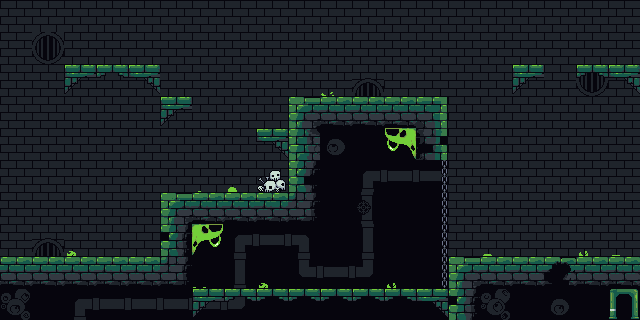

This is a level from a 2D game, rendered from its Tiled map with the project's own tilesets. A one-line summary and the complete map file follow:
An orthogonal 20x10 tile map with 32x32 px tiles, 4 tile layers (background, decorations, background2, platforms), 1 hidden layer not drawn, 8 tilesets and 6 objects (v1, v2, g1, g2, g3, ...).

<map version="1.9" tiledversion="1.9.2" orientation="orthogonal" renderorder="right-down" width="20" height="10" tilewidth="32" tileheight="32" infinite="0" nextlayerid="8" nextobjectid="9">
 <editorsettings>
  <export target="../../lab2.js" format="js" />
 </editorsettings>
 <tileset firstgid="1" name="owlet" tilewidth="32" tileheight="32" tilecount="32" columns="8">
  <image source="../resources/animated/owlet.png" trans="000000" width="256" height="128" />
 </tileset>
 <tileset firstgid="33" name="CastleTiles" tilewidth="32" tileheight="32" tilecount="56" columns="8">
  <image source="../resources/tilesets/CastleTiles.png" trans="000000" width="256" height="224" />
 </tileset>
 <tileset firstgid="89" name="SewerTiles" tilewidth="32" tileheight="32" tilecount="56" columns="8">
  <image source="../resources/tilesets/SewerTiles.png" trans="000000" width="256" height="224" />
 </tileset>
 <tileset firstgid="145" name="vial_key" tilewidth="32" tileheight="32" tilecount="2" columns="2" objectalignment="topleft">
  <image source="../resources/tilesets/vial_key.png" trans="000000" width="64" height="32" />
 </tileset>
 <tileset firstgid="147" name="InfernoTiles" tilewidth="32" tileheight="32" tilecount="56" columns="8">
  <image source="../resources/tilesets/InfernoTiles.png" trans="000000" width="256" height="224" />
 </tileset>
 <tileset firstgid="203" name="lab-tileset" tilewidth="32" tileheight="32" tilecount="81" columns="9">
  <image source="../resources/tilesets/lab-tileset.png" trans="000000" width="300" height="300" />
 </tileset>
 <tileset firstgid="284" name="gljive" tilewidth="32" tileheight="32" tilecount="24" columns="8" objectalignment="topleft">
  <image source="../resources/tilesets/items/gljive.png" trans="000000" width="256" height="96" />
 </tileset>
 <tileset firstgid="308" name="pointers" tilewidth="32" tileheight="32" tilecount="8" columns="4" objectalignment="topleft">
  <image source="../resources/tilesets/items/pointers.png" trans="000000" width="128" height="64" />
 </tileset>
 <layer id="2" name="background" width="20" height="10">
  <data encoding="csv">
79,79,79,79,79,79,79,79,79,79,79,79,79,79,79,79,79,79,79,79,
79,79,79,79,79,79,79,79,79,79,79,79,79,79,79,79,79,79,79,79,
79,79,79,79,79,79,79,79,79,79,79,134,79,79,79,79,79,79,133,79,
79,79,79,79,79,79,79,79,79,79,79,79,79,79,79,79,79,79,79,79,
79,79,79,79,79,79,79,79,79,79,98,98,98,98,79,79,79,79,79,79,
79,79,79,79,79,79,79,79,79,79,98,98,98,98,79,79,79,79,79,79,
79,79,79,79,79,79,79,79,79,79,98,98,98,98,79,79,79,79,79,79,
79,134,79,79,79,79,98,98,98,98,98,98,98,98,79,79,79,79,79,79,
79,79,79,79,79,79,98,98,98,98,98,98,98,98,98,79,79,79,79,79,
98,98,98,98,98,98,98,98,98,98,98,98,98,98,98,98,98,98,98,98
</data>
 </layer>
 <layer id="5" name="decorations" width="20" height="10">
  <data encoding="csv">
0,0,0,0,0,0,0,0,0,0,0,0,0,0,0,0,0,0,0,0,
0,133,0,0,0,0,0,0,0,0,0,0,0,0,0,0,0,0,0,0,
0,0,0,0,0,0,0,0,0,0,117,0,0,0,0,0,0,0,0,0,
0,0,0,0,0,0,0,0,0,0,0,0,0,0,0,0,0,0,0,0,
0,0,0,0,0,0,0,0,0,0,193,0,120,0,0,0,0,0,0,0,
0,0,0,0,0,0,93,102,162,0,0,127,128,128,0,0,0,0,0,0,
0,0,0,0,0,0,0,0,0,0,0,142,0,0,0,0,0,0,0,0,
0,0,109,0,0,0,119,127,128,136,0,135,0,0,0,101,0,0,110,94,
0,0,0,0,0,0,118,135,109,143,128,144,110,0,0,0,0,0,0,0,
200,0,127,128,128,128,128,144,0,0,0,0,0,0,0,199,0,192,0,92
</data>
 </layer>
 <layer id="6" name="background2" width="20" height="10">
  <data encoding="csv">
0,0,0,0,0,0,0,0,0,0,0,0,0,0,0,0,0,0,0,0,
0,0,0,0,0,0,0,0,0,0,0,0,0,0,0,0,0,0,0,0,
0,0,0,0,0,0,0,0,0,0,0,0,0,0,0,0,0,0,0,0,
0,0,0,0,0,0,0,0,0,0,0,0,0,0,0,0,0,0,0,0,
0,0,0,0,0,0,0,0,0,0,0,0,0,0,0,0,0,0,0,0,
0,0,0,0,0,0,0,0,0,0,0,0,0,56,0,0,0,0,0,0,
0,0,0,0,0,0,0,0,0,0,0,0,0,56,0,0,0,0,0,0,
0,0,0,0,0,0,0,0,0,0,0,0,0,56,0,0,0,0,0,0,
0,0,0,0,0,0,0,0,0,0,0,0,0,56,0,0,0,0,0,0,
0,0,0,0,0,0,0,0,0,0,0,0,0,0,0,0,0,0,0,0
</data>
 </layer>
 <layer id="1" name="platforms" width="20" height="10">
  <data encoding="csv">
0,0,0,0,0,0,0,0,0,0,0,0,0,0,0,0,0,0,0,0,
0,0,0,0,0,0,0,0,0,0,0,0,0,0,0,0,0,0,0,0,
0,0,124,125,126,0,0,0,0,0,0,0,0,0,0,0,124,0,125,126,
0,0,0,0,0,124,0,0,0,89,90,90,90,91,0,0,0,0,0,0,
0,0,0,0,0,0,0,0,126,105,0,0,0,121,0,0,0,0,0,0,
0,0,0,0,0,0,0,0,122,123,0,0,0,0,0,0,0,0,0,0,
0,0,0,0,0,89,90,90,90,131,0,0,0,0,0,0,0,0,0,0,
0,0,0,0,0,97,0,0,0,0,0,0,0,0,0,0,0,0,0,0,
90,90,90,90,90,131,0,0,0,0,0,0,0,0,89,90,90,130,90,90,
0,0,0,0,0,0,124,125,125,125,125,125,125,126,97,0,0,0,0,0
</data>
 </layer>
 <objectgroup id="7" name="items">
  <properties>
   <property name="class" value="items" />
  </properties>
  <object id="2" name="v1" gid="145" x="200" y="270.25" width="16.75" height="16.75" />
  <object id="3" name="v2" gid="145" x="214.125" y="270.625" width="16.75" height="16.75" />
  <object id="4" name="g1" gid="292" x="84" y="34" width="32" height="32" />
  <object id="5" name="g2" gid="285" x="400.5" y="64" width="32" height="32" />
  <object id="6" name="g3" gid="286" x="599.5" y="33.5" width="32" height="32" />
  <object id="8" name="p1" gid="311" x="609.042" y="224.708" width="32" height="32" />
 </objectgroup>
 <layer id="3" name="owlet" width="20" height="10" visible="0">
  <properties>
   <property name="class" value="owlet" />
  </properties>
  <data encoding="csv">
1,2,3,4,5,6,7,8,0,0,0,0,0,0,0,0,0,0,0,0,
9,10,11,12,13,14,17,18,19,20,21,22,0,0,0,0,0,0,0,0,
25,26,27,28,29,30,31,32,0,0,0,0,0,0,0,0,0,0,0,0,
0,0,0,0,0,0,0,0,0,0,0,0,0,0,0,0,0,0,0,0,
0,0,0,0,0,0,0,0,0,0,0,0,0,0,0,0,0,0,0,0,
0,0,0,0,0,0,0,0,0,0,0,0,0,0,0,0,0,0,0,0,
0,0,0,0,0,0,0,0,0,0,0,0,0,0,0,0,0,0,0,0,
0,0,0,0,0,0,0,0,0,0,0,0,0,0,0,0,0,0,0,0,
0,0,0,0,0,0,0,0,0,0,0,0,0,0,0,0,0,0,0,0,
0,0,0,0,0,0,0,0,0,0,0,0,0,0,0,0,0,0,0,0
</data>
 </layer>
</map>
